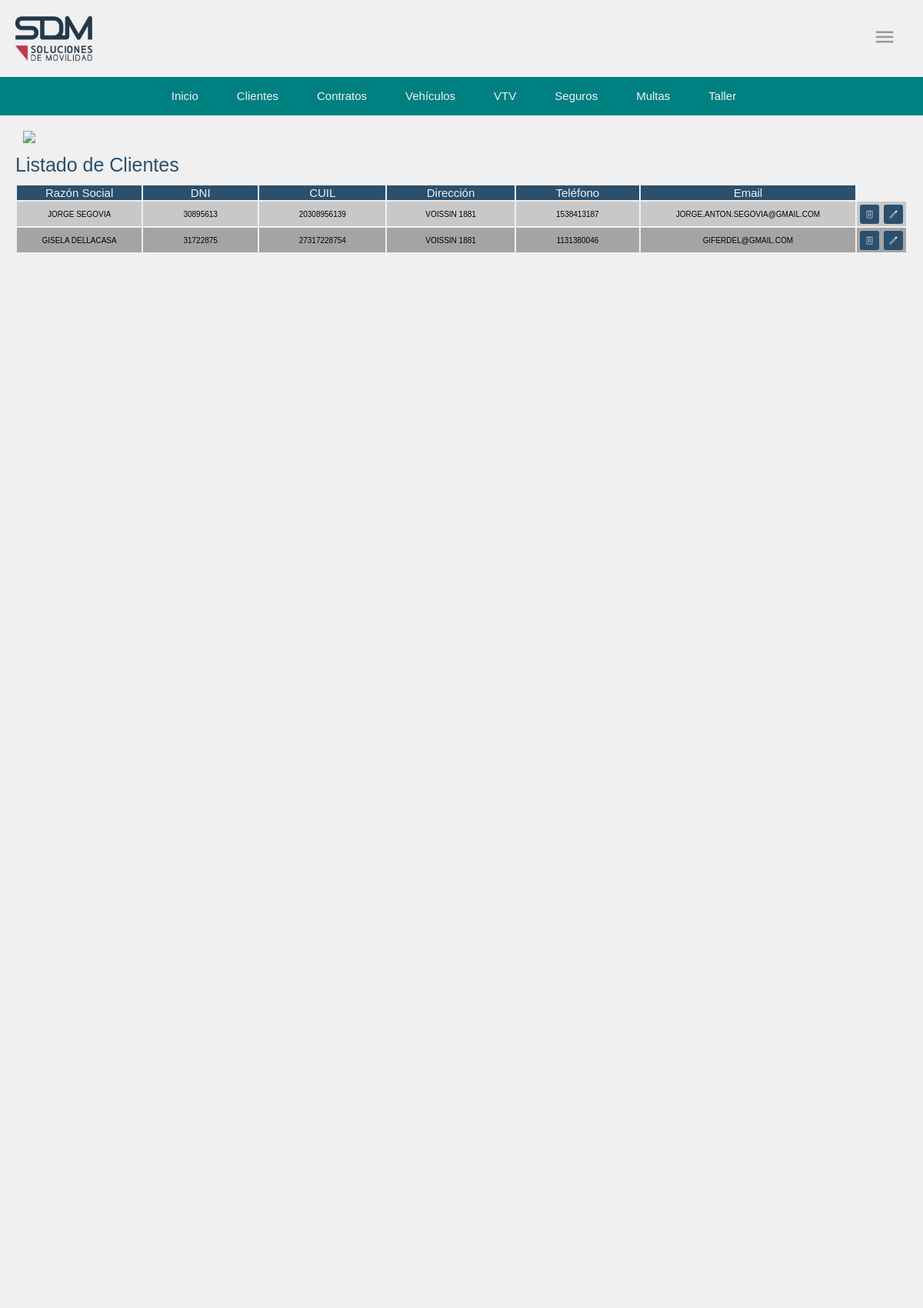
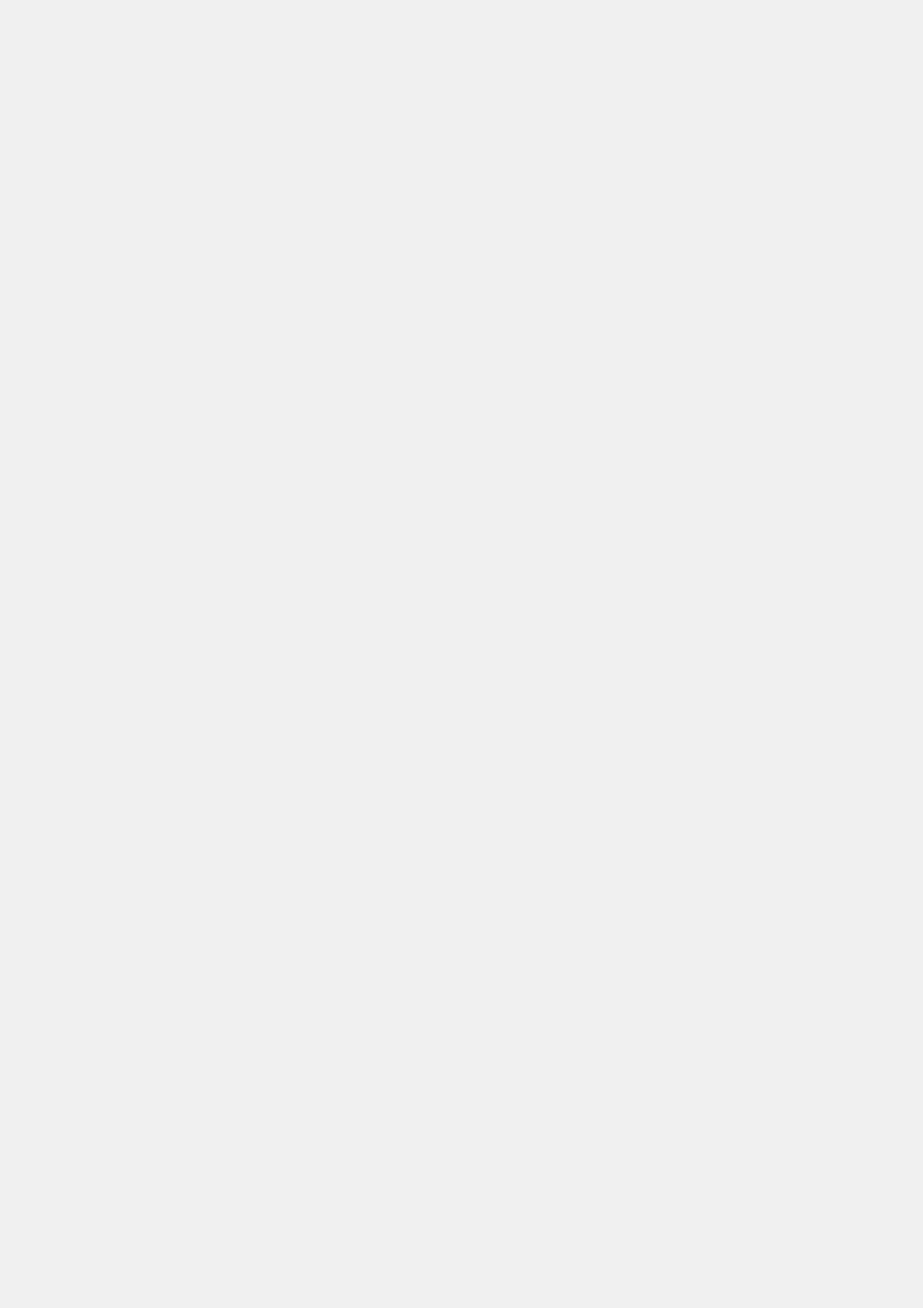
Screenshot of /operacion/clientes/ (signed in, upper part) with the database file from the repository (2 pictures, top to bottom).
### operacion/models.py (models this page shows, shortened)
class Cliente(models.Model):
    razon_social = models.CharField(max_length=50, verbose_name="Razón Social")
    dni = models.PositiveBigIntegerField(unique=True, verbose_name="D.N.I.", null=True, blank=True)
    cuil = models.PositiveBigIntegerField(unique=True,null=True, blank=True, verbose_name="C.U.I.L.")
    cuit = models.PositiveBigIntegerField(unique=True,null=True, blank=True, verbose_name="C.U.I.T.")
    direccion = models.CharField(max_length=50, verbose_name="Dirección", null=True, blank=True)
    telefono = models.PositiveIntegerField(default=0, verbose_name="Teléfono")
    email = models.CharField(max_length=50, verbose_name="E-mail", null=True, blank=True)
    visible = models.BooleanField(default=True)  # Campo de visibilidad
    class Meta:
        verbose_name_plural = "Cliente empresa"

### operacion/views.py (the view)
# urls.py: path('clientes/', listado_clientes, name='listado_clientes'),
@login_required
def listado_clientes(request):
    clientes = Cliente.objects.filter(visible=True)
    return render(request, 'clientes/clientes_list.html', {'clientes': clientes})

### operacion/templates/clientes/clientes_list.html (shortened to what this page needs)
{% load static %}
<!DOCTYPE html>
<html lang="en">
<head>
    <link rel="stylesheet" type="text/css" href="{% static './style.css' %}">
</head>
<body class="app">
    <div class="head">
        {% include 'cabecera.html' %}
        {% include 'bnav.html' %}
    </div>
    <a href="{% url 'home' %}" class="btn-atras"><img src="{% static 'operacion/img/atras.svg' %}"></a>
    <h1>Listado de Clientes</h1>
    <table>
            <tr>
                <th>Razón Social</th>
                <th>DNI</th>
                <th>CUIL</th>
                <th>Dirección</th>
                <th>Teléfono</th>
                <th>Email</th>
            </tr>
            {% for cliente in clientes %}
                <tr>
                    <td>{{ cliente.razon_social }}</td>
                    <td>{{ cliente.dni }}</td>
                    <td>{{ cliente.cuil }}</td>
                    <td>{{ cliente.direccion }}</td>
                    <td>{{ cliente.telefono }}</td>
                    <td>{{ cliente.email }}</td>
                    <td class="acciones">
                        <form method="post" action="{% url 'eliminar_cliente' cliente.pk %}">
                            <button type="submit" class="btn"><img src="{% static 'operacion/img/eliminar_blanco.svg' %}" alt=""></button>
                        </form>
                        <form method="get" action="{% url 'editar_cliente' cliente.id %}">
                            <button type="submit" class="btn"><img src="{% static 'operacion/img/editar_blanco.svg' %}" alt=""></button>
                        </form>
                    </td>
                </tr>
            {% empty %}
                <tr>
                    <td colspan="7">No hay clientes registrados.</td>
                </tr>
            {% endfor %}
    </table>
</body>
</html>

### operacion/static/style.css (style rules this page uses)
body { margin: 0; padding: 0; }
:root { --background: rgb(240,240,240); --foreground: rgb(42, 80, 110); }
.head { position: sticky; top: 0; z-index: 99; }
.app { width: 100vw; height: 1000vh; background-color: var(--background); margin: 0; padding: 0; }
h1 { color:var(--foreground); font-family: Verdana, Geneva, Tahoma, sans-serif; font-weight: lighter; font-size: 25px; margin: 10px 20px; }
th { width: 100vw; font-size: 15px; color: rgb(240, 240, 240); font-weight: lighter; font-family: Verdana, Geneva, Tahoma, sans-serif; background-color:rgb(42, 80, 110); border: none; }

### operacion/static/style_cabecera.css (style rules this page uses)
body { margin: 0; padding: 0; }

### operacion/static/style_bnav.css (style rules this page uses)
body { margin: 0; padding: 0; }

### rows the page displays
Cliente: razon_social "JORGE SEGOVIA", dni "30895613", cuil "20308956139", direccion "VOISSIN 1881", telefono "1538413187", email "JORGE.ANTON.SEGOVIA@GMAIL.COM"
Cliente: razon_social "GISELA DELLACASA", dni "31722875", cuil "27317228754", direccion "VOISSIN 1881", telefono "1131380046", email "GIFERDEL@GMAIL.COM"
